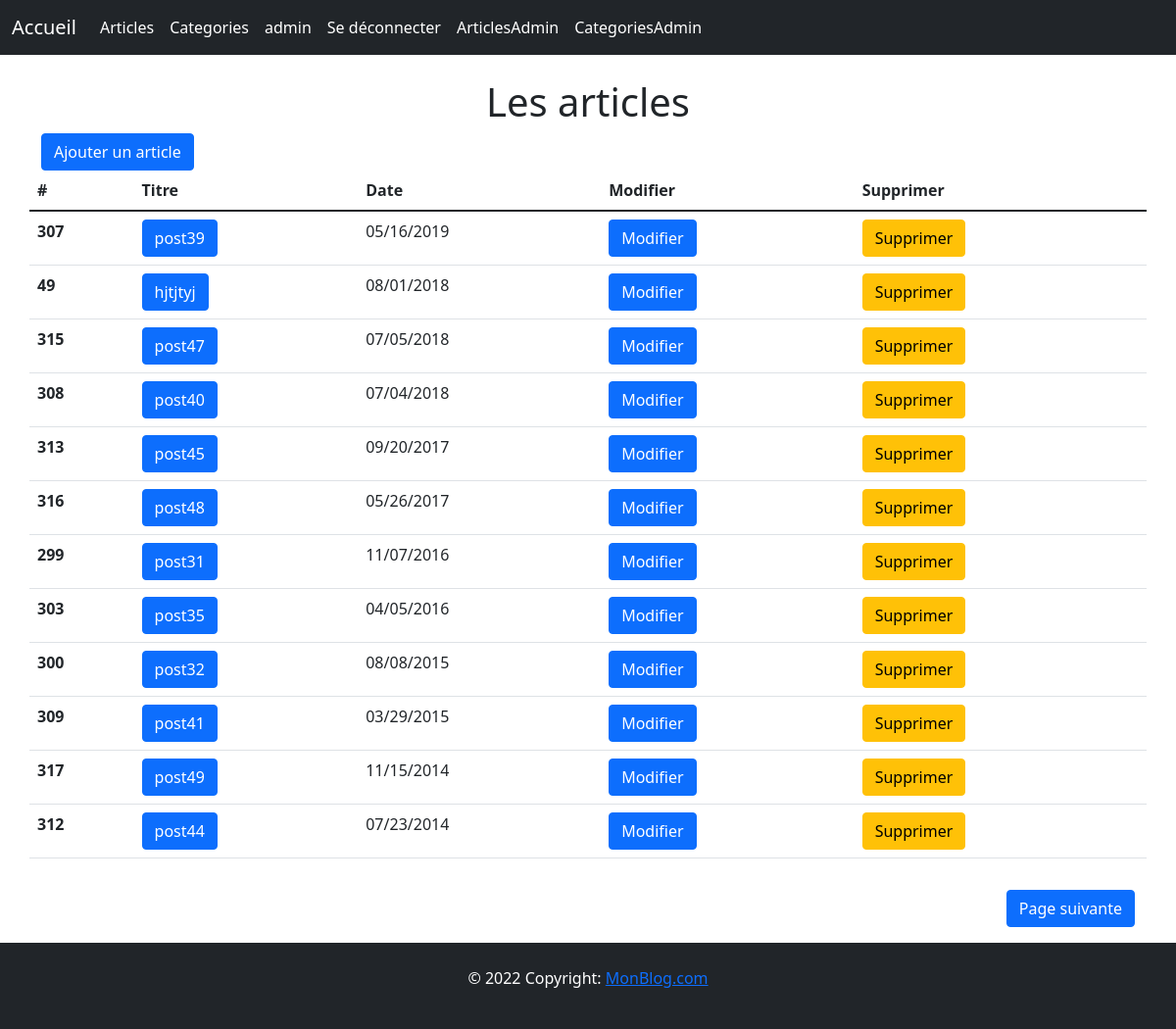
Page /admin/posts (signed in) on the committed database.
### tables this page shows
CREATE TABLE IF NOT EXISTS `post` (
  `id` int(10) unsigned NOT NULL AUTO_INCREMENT,
  `name` varchar(255) NOT NULL,
  `content` mediumtext NOT NULL,
  `created_at` datetime NOT NULL,
  PRIMARY KEY (`id`)
);

### app/controller/Admin.php (called while the page is built, shortened)
<?php
require_once('../app/core/Controller.php');
class Admin extends Controller
{
    private $postController;
    public function __construct()
    {
        $this->postController  = $this->loadController("post");
    }
    public function posts($method = null, $id = null)
    {
        $posts = $this->postController->getPaginatedPosts("admin/posts");
        $this->view("admin/posts", $posts);
    }
}

### app/core/app.php (called while the page is built, shortened)
<?php
class App
{
    protected $method = "index";
    public function __construct()
    {
        $url = $this->parseURL();
        if (file_exists("../app/controller/" . strtolower($url[0]) . ".php")) {
            unset($url[0]);
        } else {
            $this->controller = "post";
            $this->method = "notFound";
        }
        $this->controller = new $this->controller;
        if (isset($url[1])) {
            $url[1] = strtolower($url[1]);
            if (method_exists($this->controller, $url[1])) {
                $this->method = $url[1];
                unset($url[1]);
            }
        }
        $this->params = (count($url) > 0) ? $url : ["post"];
        call_user_func_array([$this->controller, $this->method], $this->params);
    }
    private function parseURL(): array
    {
        $url = isset($_GET['url']) ? $_GET['url'] : "post";
        return explode("/", filter_var(trim($url, "/"), FILTER_SANITIZE_URL));
    }
}

### public/index.php (called while the page is built, shortened)
<?php
$app = new App();

### app/core/database.php (called while the page is built, shortened)
<?php
class Database
{
  private $PDOInstance = null;
  private function __construct()
  {
    $string = DB_TYPE . ":host=" . DB_HOST . ";dbname=" . DB_NAME;
    $this->PDOInstance  = new PDO($string, DB_USER, DB_PASS, [
      PDO::ATTR_ERRMODE => PDO::ERRMODE_EXCEPTION
    ]);
  }
  public static function getNewInstance()
  {
    return new Database();
  }
  public function read($query, $data = array(), $method = PDO::FETCH_OBJ)
  {
    $statement = $this->PDOInstance->prepare($query);
    $result = $statement->execute($data);
    if ($result) {
      $data = $statement->fetchAll($method);
      if (is_array($data) && count($data) > 0) {
        return $data;
      }
    }
    return false;
  }
}

### app/controller/Post.php (called while the page is built, shortened)
<?php
require_once "../app/core/Controller.php";
require_once "../app/helpers/Pagination.php";
class Post extends Controller
{
    private $postModel;
    public function __construct()
    {
        $this->postModel = $this->loadModel("PostModel");
    }
    private function dateToString($date)
    {
        $dateFormat = new DateTime($date);
        return $dateFormat->format("m/d/Y");
    }
    public function getPaginatedPosts($path)
    {
        $queryCount = $this->postModel->count();
        $queryItems = $this->postModel->limitItems();
        $paginatePosts = new Pagination($queryCount, $queryItems, 12, $path);
        $limitPosts = $paginatePosts->getItems();
        foreach ($limitPosts as $post) {
            $post->created_at = $this->dateToString($post->created_at);
        }
        $data['limitPosts'] = $limitPosts;
        $data['nextLink'] = $paginatePosts->nextLink();
        $data['previousLink'] = $paginatePosts->previousLink();
        return $data;
    }
}

### app/core/functions.php (called while the page is built, shortened)
<?php
function validateData(mixed $data): mixed
{
    $data = trim($data);
    $data = htmlspecialchars($data);
    $data = stripslashes($data);
    return $data;
}

### app/model/Model.php (called while the page is built, shortened)
<?php
class Model
{
    protected $table = null;
    public function count()
    {
        $query = "SELECT COUNT(id) FROM $this->table";
        return $query;
    }
    public function limitItems()
    {
        $query = "SELECT * FROM $this->table";
        return $query;
    }
}

### app/view/admin/posts.php (the view, shortened to what this page needs)
<h1 class="text-center">Les articles</h1>
<a href="<?= ROOT ?>admin/posts/create" class="btn btn-primary">Ajouter un article</a>
<div class="row justify-content-center">
    <table class="table">
        <thead>
            <tr>
                <th scope="col">#</th>
                <th scope="col">Titre</th>
                <th scope="col">Date</th>
                <th scope="col">Modifier</th>
                <th scope="col">Supprimer</th>
            </tr>
        </thead>
        <tbody>
            <?php foreach ($data['limitPosts'] as $post) : ?>
                <tr>
                    <th scope="row"><?= $post->id ?></th>
                    <td><a href="<?= ROOT ?>post/details/<?= $post->id ?>" class="btn btn-primary"><?= validateData($post->name) ?></a></td>
                    <td><?= validateData($post->created_at) ?></td>
                    <td><a href="<?= ROOT ?>admin/posts/update/<?= $post->id ?>" class="btn btn-primary">Modifier</a></td>
                    <td>
                        <form onsubmit="return confirm('Voulez vous supprimer cet article ?')" action="<?= ROOT ?>admin/posts/delete/<?= $post->id ?>" method="POST">
                            <button type="submit" name="deletePost" class="btn btn-warning">Supprimer</button>
                        </form>
                    </td>
                </tr>
            <?php endforeach ?>
        </tbody>
    </table>
</div>
<div class="d-flex justify-content-between my-3">
    <?= $data['nextLink'] ?>
</div>
</div>

### rows in the picture
post: id "307", name "post39", created_at "05/16/2019"
post: id "49", name "hjtjtyj", created_at "08/01/2018"
post: id "315", name "post47", created_at "07/05/2018"
post: id "308", name "post40", created_at "07/04/2018"
post: id "313", name "post45", created_at "09/20/2017"
post: id "316", name "post48", created_at "05/26/2017"
post: id "299", name "post31", created_at "11/07/2016"
post: id "303", name "post35", created_at "04/05/2016"
post: id "300", name "post32", created_at "08/08/2015"
post: id "309", name "post41", created_at "03/29/2015"
post: id "317", name "post49", created_at "11/15/2014"
post: id "312", name "post44", created_at "07/23/2014"

### other values in the picture
$_SESSION['user']['userName'] "admin"
